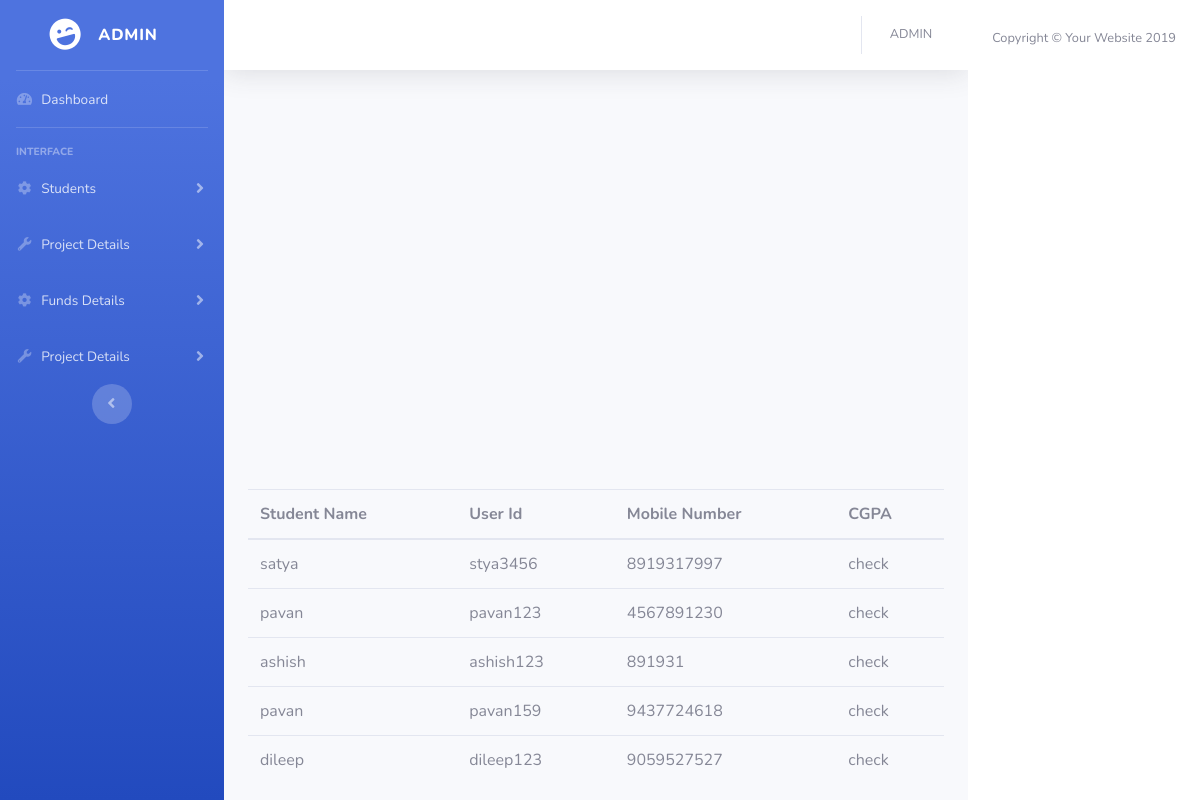
/student_details.php, run on the app's committed database.
### tables this page shows
CREATE TABLE IF NOT EXISTS `students` (
  `id` int(11) NOT NULL AUTO_INCREMENT,
  `username` varchar(100) NOT NULL,
  `userid` varchar(100) NOT NULL,
  `password` varchar(100) NOT NULL,
  `mobileno` varchar(11) NOT NULL,
  `cgpa` varchar(10) NOT NULL,
  PRIMARY KEY (`id`)
);

### student_details.php (the view, shortened to what this page needs)
<?php
  $db = mysqli_connect('localhost', 'root', '', 'udis');
  $sql  = "SELECT * FROM students";
  $res = mysqli_query($db,$sql);
?>
<!DOCTYPE html>
<html lang="en">
<head>
  <link href="vendor/fontawesome-free/css/all.min.css" rel="stylesheet" type="text/css">
  <link href="css/sb-admin-2.min.css" rel="stylesheet">
</head>
<body id="page-top">
  <div id="wrapper">
    <ul class="navbar-nav bg-gradient-primary sidebar sidebar-dark accordion" id="accordionSidebar">
      <a class="sidebar-brand d-flex align-items-center justify-content-center" href="index.php">
        <div class="sidebar-brand-icon rotate-n-15">
          <i class="fas fa-laugh-wink"></i>
        </div>
        <div class="sidebar-brand-text mx-3"> Admin </div>
      </a>
      <hr class="sidebar-divider my-0">
      <li class="nav-item">
        <a class="nav-link" href="#">
          <i class="fas fa-fw fa-tachometer-alt"></i>
          <span>Dashboard</span></a>
      </li>
      <hr class="sidebar-divider">
      <div class="sidebar-heading">
        Interface
      </div>
      <li class="nav-item">
        <a class="nav-link collapsed" href="#" data-toggle="collapse" data-target="#collapseTwo" aria-expanded="true" aria-controls="collapseTwo">
          <i class="fas fa-fw fa-cog"></i>
          <span>Students</span>
        </a>
      </li>
      <li class="nav-item">
        <a class="nav-link collapsed" href="#" data-toggle="collapse" data-target="#collapseUtilities" aria-expanded="true" aria-controls="collapseUtilities">
          <i class="fas fa-fw fa-wrench"></i>
          <span>Project Details</span>
        </a>
      </li>
      <li class="nav-item">
        <a class="nav-link collapsed" href="#" data-toggle="collapse" data-target="#collapseTwos" aria-expanded="true" aria-controls="collapseTwo">
          <i class="fas fa-fw fa-cog"></i>
          <span>Funds Details</span>
        </a>
      </li>
      <li class="nav-item">
        <a class="nav-link collapsed" href="#" data-toggle="collapse" data-target="#collapseUtiliti" aria-expanded="true" aria-controls="collapseUtilities">
          <i class="fas fa-fw fa-wrench"></i>
          <span>Project Details</span>
        </a>
      </li>
      <div class="text-center d-none d-md-inline">
        <button class="rounded-circle border-0" id="sidebarToggle"></button>
      </div>
    </ul>
    <div id="content-wrapper" class="d-flex flex-column">
      <div id="content">
        <nav class="navbar navbar-expand navbar-light bg-white topbar mb-4 static-top shadow">
          <ul class="navbar-nav ml-auto">
            <li class="nav-item dropdown no-arrow">
              <a class="nav-link dropdown-toggle" href="#" id="userDropdown" role="button" data-toggle="dropdown" aria-haspopup="true" aria-expanded="false">
                <span class="mr-2 d-none d-lg-inline text-gray-600 small">ADMIN</span>
              </a>
            </li>
          </ul>
        </nav>
          </div>
        <div class="container-fluid">
                   <div class = "table-responsive">
                    <table class = "table">
                      <thead><tr>
                        <th>Student Name </th>
                        <th>User Id</th>
                        <th>Mobile Number</th>
                        <th>CGPA</th>
                      </tr></thead>
                      <tbody>
                        <?php
                        while($row = mysqli_fetch_array($res)){
                          echo '<tr>
          <td>'.$row['username'].'</td>
          <td>'.$row['userid'].'</td>
          <td>'.$row['mobileno'].'</td>
          <td>'.$row['cgpa'].'</td>
           </tr>';
                        }?>
                      </tbody>
                    </table>
                  </div>
        </div>
      </div>
      <footer class="sticky-footer bg-white">
        <div class="container my-auto">
          <div class="copyright text-center my-auto">
            <span>Copyright &copy; Your Website 2019</span>
          </div>
        </div>
      </footer>
    </div>
</body>
</html>

### data on the page
students: username "satya", userid "stya3456", mobileno "8919317997", cgpa "check"
students: username "pavan", userid "pavan123", mobileno "4567891230", cgpa "check"
students: username "ashish", userid "ashish123", mobileno "891931", cgpa "check"
students: username "pavan", userid "pavan159", mobileno "9437724618", cgpa "check"
students: username "dileep", userid "dileep123", mobileno "9059527527", cgpa "check"
